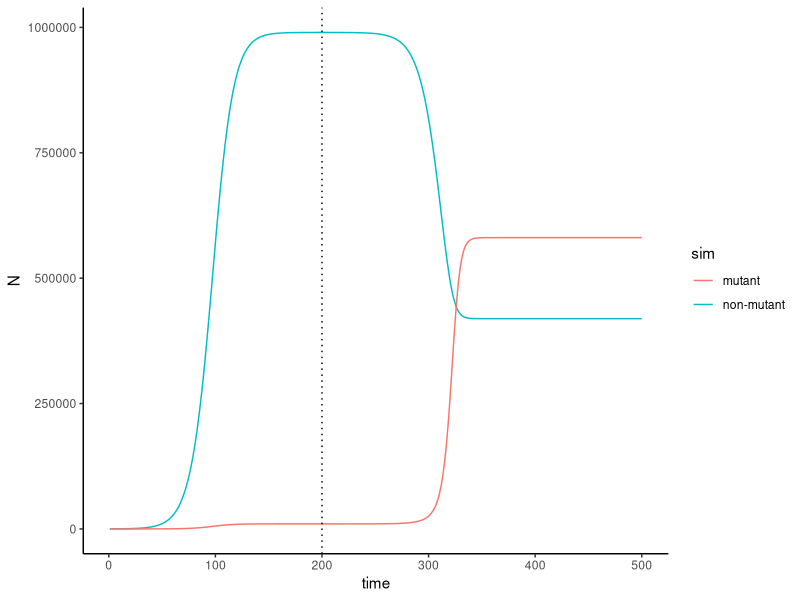

Write R code to recreate this figure.
# Exercise 12
# Define paraemeters and initial conditions 
### When there's no drug present, rN=rM=0.1
### When there's a drug present, rN=-0.1 and rM=0.5
rN1=0.1
rM1=0.1
rM2=0.5
rN2=-0.1
### Carrying capacity K=1000000
K=1000000
timesteps=500
# Set up an output to populate
Ns=data.frame(time=1:timesteps,sim1=rep(0,timesteps))
Ms=data.frame(time=1:timesteps,sim1=rep(0,timesteps))
Ns[1,2]=99
Ms[1,2]=1

#N: Nt+1=Nt+rN*Nt*(1-(Nt+Mt)/K)
#M: Mt+1=Mt+rM*Mt*(1-(Nt+Mt)/K)
# Create for loop
for(t in 2:timesteps){
  # drug treatment will come in at t=200
  if(t<200){
  Ns$sim1[t]=Ns$sim1[t-1]+rN1*Ns$sim1[t-1]*(1-(Ns$sim1[t-1]+Ms$sim1[t-1])/K)
  Ms$sim1[t]=Ms$sim1[t-1]+rM1*Ms$sim1[t-1]*(1-(Ns$sim1[t-1]+Ms$sim1[t-1])/K)}
  # once treatment comes in, use rN2 and rM2
  else{
  Ns$sim1[t]=Ns$sim1[t-1]+rN2*Ns$sim1[t-1]*(1-(Ns$sim1[t-1]+Ms$sim1[t-1])/K)
  Ms$sim1[t]=Ms$sim1[t-1]+rM2*Ms$sim1[t-1]*(1-(Ns$sim1[t-1]+Ms$sim1[t-1])/K)}
}
# convert wide data to long form
Ns2<-data.frame(time=c(Ns$time),N=c(Ns$sim1),sim=rep(c("non-mutant"),each=timesteps))
Ms2<-data.frame(time=c(Ms$time),M=c(Ms$sim1),sim=rep(c("mutant"),each=timesteps))
# model interacting cells 
# plot simulation
library(ggplot2)
ggplot(data=Ns2,aes(x=time,y=N,color=sim)) + 
  geom_line() +
  geom_line(data=Ms2,aes(x=time,y=M,color=sim))+
  theme_classic()+
  # dotted line shows when treatment comes in 
  geom_vline(xintercept=c(200), linetype="dotted")

